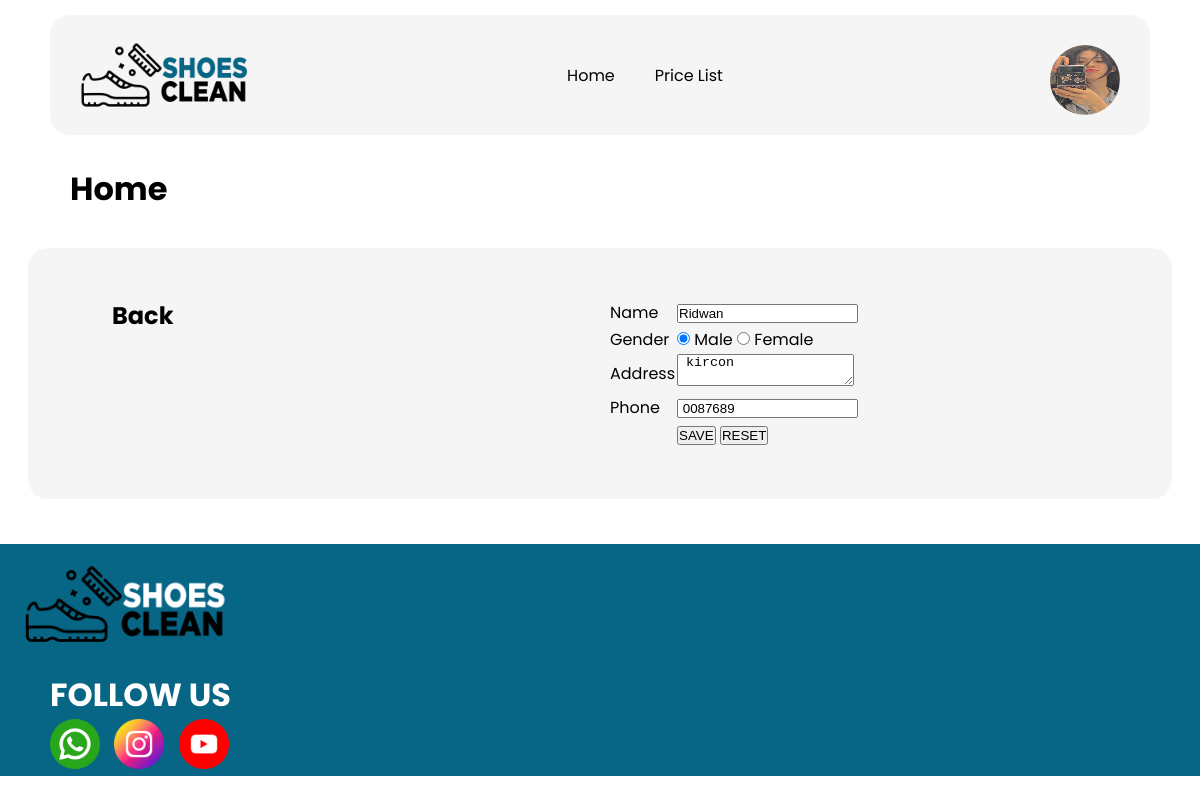
/edit_pegawai.php?id=11 (signed in), run on an earlier commit of the app's database.
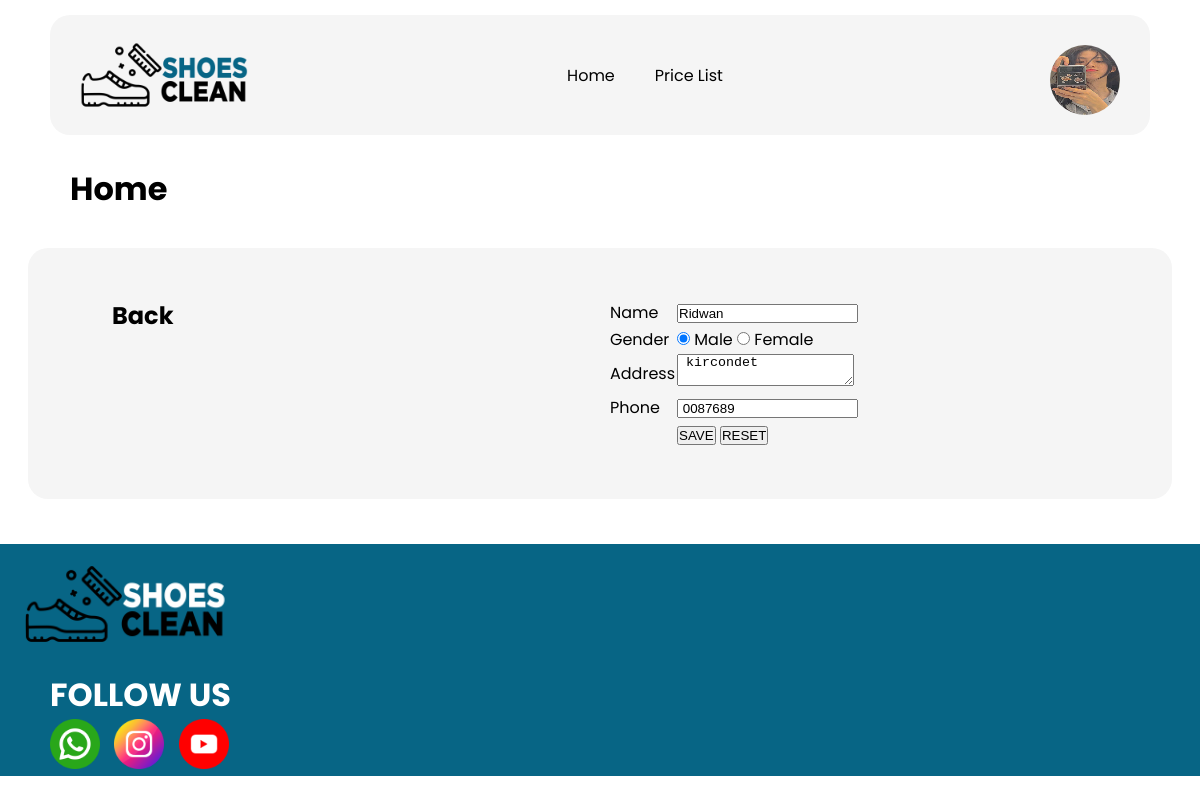
And on a later commit of the database.
### tables this page shows
CREATE TABLE `pegawai` (
  `id_pegawai` int(50) NOT NULL,
  `nama_pegawai` varchar(100) NOT NULL,
  `gender_pegawai` varchar(100) NOT NULL,
  `alamat_pegawai` varchar(200) NOT NULL,
  `phone_pegawai` varchar(150) NOT NULL,
  `photo_pegawai` varchar(225) NOT NULL DEFAULT 'default.png'
);

### edit_pegawai.php (the view, shortened to what this page needs)
<!DOCTYPE html>
<html lang="en">
<head>
    <link rel="stylesheet" href="css/style.css">
</head>
<body>
    <div class="container">
        <div class="header">
            <div class="navbar">
                    <img class="logo" src="assets/logo.png">
                    <ul>
                        <li class="list"><a href="index.php">Home</a></li>
                        <li class="list"><a href="pricelist.php">Price List</a></li>
                    </ul>
                    <?php
                    include "connection.php";
                    $query = "SELECT * FROM user WHERE userid= '$_SESSION[userid]'";
                    $user = mysqli_query($db_connection, $query);
                    $data = mysqli_fetch_assoc($user);
                    ?>
                    <a href="change_photo.php">
                        <img class="profile" src="upload/user/<?= $data['userphoto']; ?>">
                    </a>
            </div>
        </div>
        <div class="content">
            <h1 class="title">Home</h1>
            <br>
        <?php if ($_SESSION['usertype'] == 'Admin') { ?>
        <div class="container-card">
        <h2 class="title-back"><a href="index.php">Back</a></h2>
            <?php
            include "connection.php";
            $query="SELECT * FROM pegawai WHERE id_pegawai='$_GET[id]'";
            $pegawai= mysqli_query($db_connection,$query);
            $data=mysqli_fetch_assoc($pegawai);
        ?>
        <form method="post" action="update_pegawai.php">
            <table>
            <tr>
                    <td>Name</td>
                    <td><input type="text" name="nama_pegawai"value="<?=$data['nama_pegawai']?>" required></td>
                </tr>
                <tr>
                    <td>Gender</td>
                    <td>
                        <input type="radio" name="gender_pegawai" value="Male"<?=($data['gender_pegawai']=='Male')?'checked':'';?> required> Male
                        <input type="radio" name="gender_pegawai" value="Female"<?=($data['gender_pegawai']=='Female')?'checked':'';?> required> Female
                    </td>
                </tr>
                <tr>
                    <td>Address</td>
                    <td><textarea name="alamat_pegawai" required><?=$data['alamat_pegawai']?></textarea></td>
                </tr>
                <tr>
                    <td>Phone</td>
                    <td><input type="text" name="phone_pegawai"value="<?=$data['phone_pegawai']?>" required></td>
                </tr>
                <tr>
                    <td></td>
                    <td>
                        <input type="submit" name="save" value="SAVE">
                        <input type="reset" name="reset" value="RESET">
                    </td>
                </tr>
            </table>
        </form>
            </div>
            <?php } ?>
        <br>
        </div>
    </div>
    <footer>
            <img class="logo-footer" src="assets/logo2.png">
        <div class="follow">
            <h1>FOLLOW US</h1>
            <div class="sosmed">
                <img src="assets/whatsapp (1).png" class="img-footer">
                <img src="assets/instagram.png" class="img-footer">
                <img src="assets/youtube (1).png" class="img-footer">
            </div>
        </div>
    </footer>
</body>
</html>

What changed in the data, as far as the page shows it:
changed pegawai: alamat_pegawai "kircon" → "kircondet"
